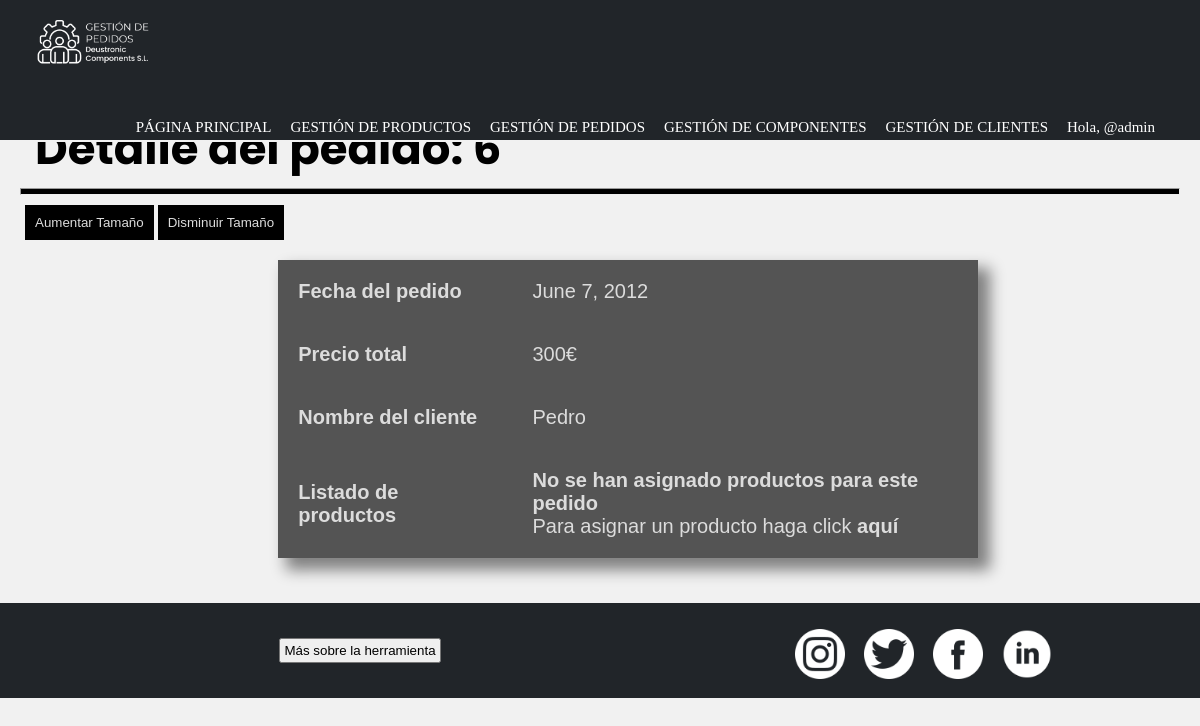
Screenshot of /gestionDePedidos/detallePedido/6/ (signed in) with the database file from the repository.
### appGestionDePedidos/models.py (models this page shows, shortened)
class Pedido(models.Model):
    fecha = models.DateField()
    precioTotal = models.IntegerField()
    cliente = models.ForeignKey(Cliente, on_delete=models.CASCADE) #para la recacion 1-n con cliente
    productos = models.ManyToManyField(Producto, through = 'Compone')#esto nos crea la tabla intermedia de la n-m invisible de pedido-producto

class Cliente(models.Model):
    cif = models.CharField(max_length=10)
    nombre = models.CharField(max_length=50)
    telefono = models.CharField(max_length=9)
    nombreEmpresa = models.CharField(max_length=50)
    email = models.EmailField(max_length=50)
    def __str__(self):
        return self.nombre

### appGestionDePedidos/views.py (the view)
# urls.py: path('detallePedido/<int:pk>/', PedidoDetailView.as_view(), name = 'detallePedido'),
class PedidoDetailView(PermissionRequiredMixin, DetailView):
        permission_required = 'appGestionDePedidos.view_pedido'
        model = Pedido
        template_name = 'detallePedido.html'
        context_object_name = 'detalle_pedido'

### appGestionDePedidos/templates/detallePedido.html (shortened to what this page needs)
{% extends "base.html" %}
{% load static %}
{% block content %}
    <header>
        <h2 class="pagSecundarias">Detalle del pedido: {{detalle_pedido.id}}</h2>
        <hr>
    </header>
    <div id="botones">
        <button id="aumentarTamaño">Aumentar Tamaño</button>
        <button id="disminuirTamaño">Disminuir Tamaño</button>
    </div>
    <div class="detalle">
        <table id="texto">
            <tr>
                <th>Fecha del pedido</th>
                <td>{{ detalle_pedido.fecha }}</td>
            </tr>
            <tr>
                <th>Precio total</th>
                <td>{{ detalle_pedido.precioTotal }}€</td>
            </tr>
            <tr>
                <th>Nombre del cliente</th>
                <td>{{ detalle_pedido.cliente }}</td>
            </tr>
            <tr>
                <th>Listado de productos</th>
                <td>
                    {% if detalle_pedido.compone_set.all %}
                        <ul>
                            {% for productos in detalle_pedido.compone_set.all %}
                                <li>{{productos.producto}} cant.:{{productos.cantidad}}</li>
                            {% endfor %}
                        </ul>
                    {% else %}
                        <h4>No se han asignado productos para este pedido</h4>
                        {% if perms.appGestionDePedidos.add_compone %}
                            <p>Para asignar un producto haga click <a href="{% url 'anyadirPedidoProducto' %}">aquí</a></p>
                        {% endif %}
                    {% endif %}
                </td>
            </tr>
        </table>
    </div>
{% endblock %}

### appGestionDePedidos/templates/base.html (shortened to what this page needs)
<!DOCTYPE html>
{% load static %}
<html lang="es">
<head>
    <link rel="stylesheet" href="{% static 'CSS/style.css' %}?{% now 'U' %}">
</head>
<body>
    <header>
        <div class="nav-fijado">
            <nav class="menu">
                <img src="{% static 'IMG/logo_nav.png' %}" alt="Logo" width="150px">
                <ul>
                    <li><a href="{% url 'pagPrincipal' %}">PÁGINA PRINCIPAL</a></li>
                    <li><a href="">GESTIÓN DE PRODUCTOS</a>
                    </li>
                    <li><a href="">GESTIÓN DE PEDIDOS</a>
                    </li>
                    <li><a href="">GESTIÓN DE COMPONENTES</a>
                    </li>
                    <li><a href="">GESTIÓN DE CLIENTES</a>
                    </li>
                    {% if user.is_authenticated %}
                        <li>
                            <p>Hola, @{{ user.username }}</p>
                        </li>
                    {% else %}
                        <li>
                            <a href="{% url 'login' %}" title="Iniciar sesión"><img src="{% static 'IMG/iniciar_sesion.png' %}" width="25px" height="25px"></a>
                        </li>
                    {% endif %}
                </ul>
            </nav>
        </div>
    </header>
    <main>
        {% block content %}{% endblock %}
    </main>
    <footer class="pie">
        <div id="saberMas">
            <button id="masInfo">Más sobre la herramienta</button>
        </div>
        <div id="redes">
            <a href="https://www.instagram.com/?hl=es" title="Instagram"><img src="{% static 'IMG/instagram.png' %}" alt="Intagram" width="50px" height="50px"></a>
            <a href="https://twitter.com/?lang=es" title="Twitter"><img src="{% static 'IMG/twitter.png' %}"alt="Twitter" width="50px" height="50px"></a>
            <a href="https://es-es.facebook.com/" title="Facebook"><img src="{% static 'IMG/facebook.png' %}" alt="Facebook" width="50px" height="50px"></a>
            <a href="https://es.linkedin.com/" title="LinkedIn"><img src="{% static 'IMG/linkedin.png' %}" alt="LinkedIn" width="50px" height="50px"></a>
        </div>
    </footer>
</body>
</html>

### appGestionDePedidos/static/CSS/style.css (style rules this page uses)
* { padding: 0; margin: 0; }
.nav-fijado { width: 100%; position: fixed; z-index: 1; border-bottom: 2px solid rgb(241, 241, 241); background-color: rgb(33, 37, 41); }
.menu { margin-left: auto; margin-right: auto; font-family: "calibri"; width: 100%; }
.menu img { float: left; padding-top: 0px; padding-left: 15px; padding-bottom: 0px; }
.menu ul { margin: auto; list-style: none; padding-right: 30px; float: right; }
.menu li { display: inline-block; }
.menu li a { text-decoration: none; color: white; font-size: 15px; padding-top: 30px; padding-right: 15px; transition: color 0.4s; display: table-cell; vertical-align: middle; }
.menu li p { text-decoration: none; color: white; font-size: 15px; padding-top: 35px; padding-right: 15px; display: table-cell; vertical-align: middle; }
.pie { background-color: rgb(33, 37, 41); min-height: 95px; height: 100%; width: 100%; bottom: 0; clear: right; clear: left; display: flex; align-items: center; }
.pie #redes { margin-left: 60px; }
.pie #saberMas { text-align: center; width: 700px; padding: 10px; font-family: "poppins", Arial, Helvetica, sans-serif; font-size: 15px; color: gainsboro; }
.pie #saberMas button { padding: 3px; }
.pie img { margin-top: 10px; margin-left: 15px; }
body { height: 100%; background-color: rgb(241, 241, 241); }
main { min-height: 521px; height: 100%; padding: 15px; }
main h2 { padding: 20px; font-family: "poppins", Arial, Helvetica, sans-serif; font-size: 45px; color: black; }
.pagSecundarias { padding-top: 100px; }
hr { margin: auto; margin-top: -15px; height: 5px; width: 99%; background-color: black; }
#botones { margin: 10px; }
#botones button { padding: 10px; border: 0px; background-color: black; color: gainsboro; transition: background-color 1s; }
.detalle { padding: 30px; padding-top: 10px; width: 55%; margin: auto; }
.detalle table { border-collapse: collapse; border-spacing: 0; box-shadow: 10px 10px 14px 2px rgba(0,0,0,0.47); font-family: "calibri", Verdana, Geneva, Tahoma, sans-serif; font-size: 20px; color: gainsboro; width: 700px; text-align: left; background-color: rgba(0, 0, 0, 0.65); }
.detalle tr { transition: background-color 1s; }
.detalle th, td { padding: 20px; }
.detalle p a { font-weight: 800; text-decoration: none; color: gainsboro; transition: color 0.4s; }

### rows the page displays
Pedido: id "6", fecha "June 7, 2012", precioTotal "300", cliente "Pedro"

### other values shown
{{ user.username }} "admin"
